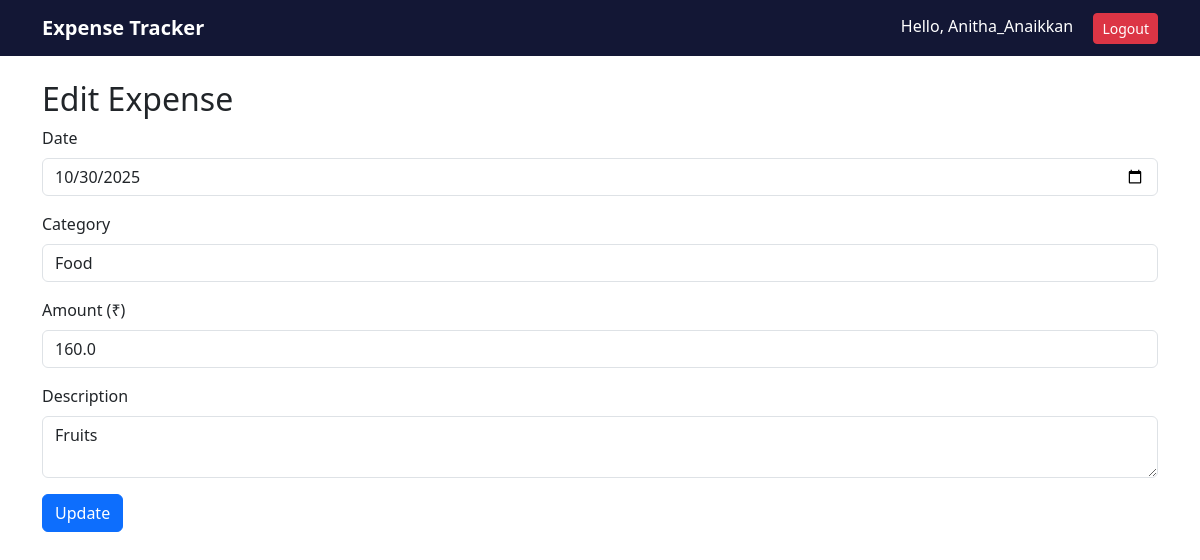
Page /edit/1 (signed in) on the committed database.
### models.py (models this page shows, shortened)
class Expense(db.Model):
    id = db.Column(db.Integer, primary_key=True)
    date = db.Column(db.Date, nullable=False, default=date.today)
    category = db.Column(db.String(100), nullable=False)
    amount = db.Column(db.Float, nullable=False)
    description = db.Column(db.String(255))
    user_id = db.Column(db.Integer, db.ForeignKey('user.id'))  # Link to user

### app.py (the view, shortened to what this page needs)
@app.route('/edit/<int:expense_id>', methods=['GET', 'POST'])
def edit_expense(expense_id):
    exp = Expense.query.get_or_404(expense_id)
    return render_template('edit.html', expense=exp)

### templates/edit.html
{% extends 'base.html' %}
{% block content %}
<h2>Edit Expense</h2>
<form method="post">
<div class="mb-3">
<label class="form-label">Date</label>
<input class="form-control" type="date" name="date" required value="{{ expense.date.strftime('%Y-%m-%d') }}">
</div>
<div class="mb-3">
<label class="form-label">Category</label>
<input class="form-control" type="text" name="category" required value="{{ expense.category }}">
</div>
<div class="mb-3">
<label class="form-label">Amount (₹)</label>
<input class="form-control" type="number" step="0.01" name="amount" required value="{{ expense.amount }}">
</div>
<div class="mb-3">
<label class="form-label">Description</label>
<textarea class="form-control" name="description">{{ expense.description }}</textarea>
</div>
<button class="btn btn-primary" type="submit">Update</button>
</form>
{% endblock %}

### static/css/style.css (style rules this page uses)
body { font-family: system-ui, -apple-system, 'Segoe UI', Roboto, 'Helvetica Neue', Arial; background: #f7f9fb; }

### rows in the picture
Expense: date "10/30/2025", category "Food", amount "160.0", description "Fruits"

### other values in the picture
{{ session['username'] }} "Anitha_Anaikkan"
